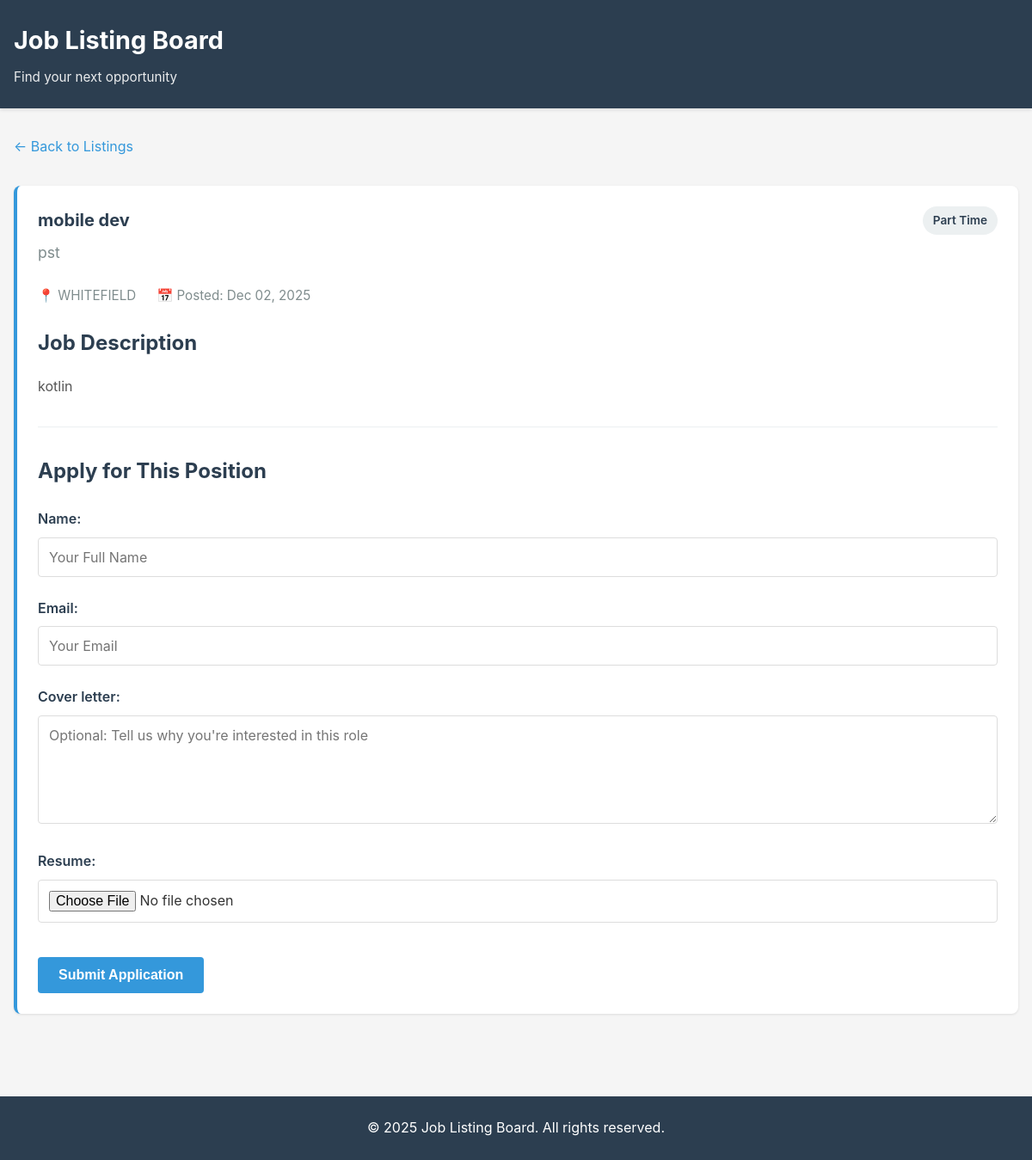
/jobs/7/, run on the app's committed database.
### jobs/models.py (models this page shows, shortened)
class Job(models.Model):
    JOB_TYPE_CHOICES = [
        ('FT', 'Full Time'),
        ('PT', 'Part Time'),
        ('INTERN', 'Internship'),
    ]
    STATUS_CHOICES = [
        ('DRAFT', 'Draft'),
        ('PUBLISHED', 'Published'),
        ('ARCHIVED', 'Archived'),
    ]
    title = models.CharField(max_length=200)
    company = models.CharField(max_length=200)
    description = models.TextField()
    location = models.CharField(max_length=200)
    job_type = models.CharField(max_length=10, choices=JOB_TYPE_CHOICES)
    status = models.CharField(max_length=10, choices=STATUS_CHOICES, default='DRAFT')
    posted_at = models.DateTimeField(auto_now_add=True)
    updated_at = models.DateTimeField(auto_now=True)
    class Meta:
        ordering = ['-posted_at']
        indexes = [
            models.Index(fields=['status', 'job_type']),
        ]

### jobs/views.py (the view)
# urls.py: path('jobs/<int:pk>/', views.JobDetailView.as_view(), name='job_detail'),
class JobDetailView(DetailView):
    model = Job
    template_name = 'jobs/job_detail.html'
    context_object_name = 'job'
    def get_queryset(self):
        return Job.objects.filter(status='PUBLISHED')
    def get_context_data(self, **kwargs):
        context = super().get_context_data(**kwargs)
        context['form'] = ApplicationForm()
        return context

### jobs/forms.py (shortened to what this page needs)
class ApplicationForm(forms.ModelForm):
    class Meta:
        model = Application
        fields = ['name', 'email', 'cover_letter', 'resume']
        widgets = {
            'name': forms.TextInput(attrs={
                'class': 'form-control',
                'placeholder': 'Your Full Name',
                'required': True,
            }),
            'email': forms.EmailInput(attrs={
                'class': 'form-control',
                'placeholder': 'Your Email',
                'required': True,
            }),
            'cover_letter': forms.Textarea(attrs={
                'class': 'form-control',
                'placeholder': 'Optional: Tell us why you\'re interested in this role',
                'rows': 5,
            }),
            'resume': forms.FileInput(attrs={
                'class': 'form-control',
                'accept': '.pdf,.doc,.docx',
                'required': True,
            }),
        }

### jobs/templates/jobs/job_detail.html (shortened to what this page needs)
{% extends "jobs/base.html" %}
{% block content %}
<div style="margin-bottom: 2rem;">
    <a href="{% url 'job_list' %}" style="color: #3498db; text-decoration: none;">← Back to Listings</a>
</div>
<div class="card" style="border-left: 4px solid #3498db;">
    <div class="job-header" style="margin-bottom: 1.5rem;">
        <div>
            <h1 class="job-title" style="margin-bottom: 0.5rem;">{{ job.title }}</h1>
            <p style="font-size: 1.1rem; color: #7f8c8d; margin: 0;">{{ job.company }}</p>
        </div>
        <span class="job-badge">{{ job.get_job_type_display }}</span>
    </div>
    <div class="job-meta" style="margin-bottom: 1.5rem;">
        <div class="job-meta-item">📍 {{ job.location }}</div>
        <div class="job-meta-item">📅 Posted: {{ job.posted_at|date:"M d, Y" }}</div>
    </div>
    <div style="margin-bottom: 2rem; padding-bottom: 2rem; border-bottom: 1px solid #ecf0f1;">
        <h2 style="color: #2c3e50; margin-bottom: 1rem;">Job Description</h2>
        <div style="line-height: 1.8; color: #555; white-space: pre-wrap;">{{ job.description }}</div>
    </div>
    <div>
        <h2 style="color: #2c3e50; margin-bottom: 1.5rem;">Apply for This Position</h2>
        <form method="POST" enctype="multipart/form-data" action="{% url 'apply' job.pk %}">
            {% for field in form %}
                <div class="form-group">
                    {{ field.label_tag }}
                    {{ field }}
                </div>
            {% endfor %}
            <button type="submit" class="btn btn-primary" style="margin-top: 1rem;">Submit Application</button>
        </form>
    </div>
</div>
{% endblock %}

### jobs/templates/jobs/base.html (style rules this page uses)
* { margin: 0; padding: 0; box-sizing: border-box; }
body { font-family: -apple-system, BlinkMacSystemFont, 'Segoe UI', Roboto, Oxygen, Ubuntu, Cantarell, sans-serif; background-color: #f5f5f5; color: #333; line-height: 1.6; }
.card { background: white; border-radius: 8px; box-shadow: 0 1px 3px rgba(0,0,0,0.1); padding: 1.5rem; margin-bottom: 1rem; }
.form-group { margin-bottom: 1.5rem; }
label { display: block; margin-bottom: 0.5rem; font-weight: 600; color: #2c3e50; }
.form-control { width: 100%; padding: 0.75rem; border: 1px solid #ddd; border-radius: 4px; font-family: inherit; font-size: 1rem; transition: border-color 0.2s; }
textarea.form-control { resize: vertical; min-height: 120px; }
.btn { display: inline-block; padding: 0.75rem 1.5rem; border: none; border-radius: 4px; font-size: 1rem; font-weight: 600; cursor: pointer; transition: all 0.2s; text-decoration: none; text-align: center; }
.btn-primary { background-color: #3498db; color: white; }
.job-header { display: flex; justify-content: space-between; align-items: start; margin-bottom: 1rem; }
.job-title { font-size: 1.25rem; font-weight: 700; color: #2c3e50; margin: 0; }
.job-badge { display: inline-block; padding: 0.35rem 0.75rem; background-color: #ecf0f1; color: #2c3e50; border-radius: 20px; font-size: 0.85rem; font-weight: 600; }
.job-meta { display: flex; gap: 1.5rem; margin-bottom: 1rem; font-size: 0.95rem; color: #7f8c8d; }
.job-meta-item { display: flex; align-items: center; }

### data on the page
Job: title "mobile dev", company "pst", job_type "Part Time", location "WHITEFIELD", posted_at "Dec 02, 2025", description "kotlin"

### other printed values
{{ field.label_tag }} "Name:" "Email:" "Cover letter:" "Resume:"
